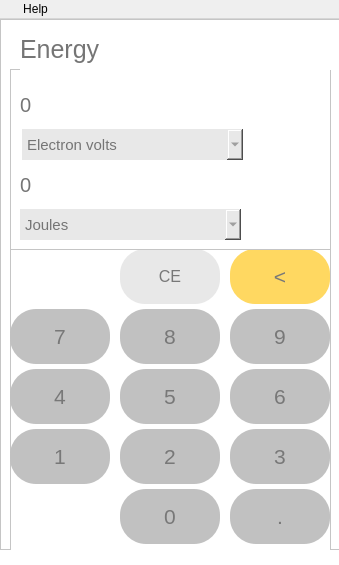
<?xml version="1.0" encoding="UTF-8"?>
<ui version="4.0">
 <class>MainWindow</class>
 <widget class="QMainWindow" name="MainWindow">
  <property name="geometry">
   <rect>
    <x>0</x>
    <y>0</y>
    <width>339</width>
    <height>565</height>
   </rect>
  </property>
  <property name="minimumSize">
   <size>
    <width>339</width>
    <height>565</height>
   </size>
  </property>
  <property name="maximumSize">
   <size>
    <width>339</width>
    <height>565</height>
   </size>
  </property>
  <property name="sizeIncrement">
   <size>
    <width>0</width>
    <height>1</height>
   </size>
  </property>
  <property name="windowTitle">
   <string>Calculator</string>
  </property>
  <property name="windowIcon">
   <iconset>
    <normaloff>../images/logo.png</normaloff>../images/logo.png</iconset>
  </property>
  <property name="toolTipDuration">
   <number>-1</number>
  </property>
  <property name="layoutDirection">
   <enum>Qt::LeftToRight</enum>
  </property>
  <property name="autoFillBackground">
   <bool>false</bool>
  </property>
  <property name="styleSheet">
   <string notr="true"/>
  </property>
  <widget class="QWidget" name="centralwidget">
   <property name="styleSheet">
    <string notr="true">background-color: rgb(255, 255, 255);</string>
   </property>
   <widget class="QFrame" name="frame">
    <property name="geometry">
     <rect>
      <x>0</x>
      <y>0</y>
      <width>341</width>
      <height>531</height>
     </rect>
    </property>
    <property name="styleSheet">
     <string notr="true"/>
    </property>
    <property name="frameShape">
     <enum>QFrame::StyledPanel</enum>
    </property>
    <property name="frameShadow">
     <enum>QFrame::Raised</enum>
    </property>
    <widget class="QFrame" name="frame_buttons">
     <property name="geometry">
      <rect>
       <x>10</x>
       <y>230</y>
       <width>321</width>
       <height>311</height>
      </rect>
     </property>
     <property name="styleSheet">
      <string notr="true"/>
     </property>
     <property name="frameShape">
      <enum>QFrame::StyledPanel</enum>
     </property>
     <property name="frameShadow">
      <enum>QFrame::Raised</enum>
     </property>
     <widget class="QPushButton" name="ener_point">
      <property name="geometry">
       <rect>
        <x>220</x>
        <y>240</y>
        <width>100</width>
        <height>55</height>
       </rect>
      </property>
      <property name="font">
       <font>
        <pointsize>16</pointsize>
       </font>
      </property>
      <property name="styleSheet">
       <string notr="true">color: rgb(120, 120, 120);
background-color: rgb(193, 193, 193);
border-radius: 26px;</string>
      </property>
      <property name="text">
       <string>.</string>
      </property>
     </widget>
     <widget class="QPushButton" name="ener_three">
      <property name="geometry">
       <rect>
        <x>220</x>
        <y>180</y>
        <width>100</width>
        <height>55</height>
       </rect>
      </property>
      <property name="font">
       <font>
        <pointsize>16</pointsize>
       </font>
      </property>
      <property name="styleSheet">
       <string notr="true">color: rgb(120, 120, 120);
background-color: rgb(193, 193, 193);
border-radius: 26px;</string>
      </property>
      <property name="text">
       <string>3</string>
      </property>
     </widget>
     <widget class="QPushButton" name="ener_zero">
      <property name="geometry">
       <rect>
        <x>110</x>
        <y>240</y>
        <width>100</width>
        <height>55</height>
       </rect>
      </property>
      <property name="font">
       <font>
        <pointsize>16</pointsize>
       </font>
      </property>
      <property name="styleSheet">
       <string notr="true">color: rgb(120, 120, 120);
background-color: rgb(193, 193, 193);
border-radius: 26px;</string>
      </property>
      <property name="text">
       <string>0</string>
      </property>
     </widget>
     <widget class="QPushButton" name="ener_two">
      <property name="geometry">
       <rect>
        <x>110</x>
        <y>180</y>
        <width>100</width>
        <height>55</height>
       </rect>
      </property>
      <property name="font">
       <font>
        <pointsize>16</pointsize>
       </font>
      </property>
      <property name="styleSheet">
       <string notr="true">color: rgb(120, 120, 120);
background-color: rgb(193, 193, 193);
border-radius: 26px;</string>
      </property>
      <property name="text">
       <string>2</string>
      </property>
     </widget>
     <widget class="QPushButton" name="ener_eight">
      <property name="geometry">
       <rect>
        <x>110</x>
        <y>60</y>
        <width>100</width>
        <height>55</height>
       </rect>
      </property>
      <property name="font">
       <font>
        <pointsize>16</pointsize>
       </font>
      </property>
      <property name="styleSheet">
       <string notr="true">color: rgb(120, 120, 120);
background-color: rgb(193, 193, 193);
border-radius: 26px;</string>
      </property>
      <property name="text">
       <string>8</string>
      </property>
     </widget>
     <widget class="QPushButton" name="ener_five">
      <property name="geometry">
       <rect>
        <x>110</x>
        <y>120</y>
        <width>100</width>
        <height>55</height>
       </rect>
      </property>
      <property name="font">
       <font>
        <pointsize>16</pointsize>
       </font>
      </property>
      <property name="styleSheet">
       <string notr="true">color: rgb(120, 120, 120);
background-color: rgb(193, 193, 193);
border-radius: 26px;</string>
      </property>
      <property name="text">
       <string>5</string>
      </property>
     </widget>
     <widget class="QPushButton" name="ener_seven">
      <property name="geometry">
       <rect>
        <x>0</x>
        <y>60</y>
        <width>100</width>
        <height>55</height>
       </rect>
      </property>
      <property name="font">
       <font>
        <pointsize>16</pointsize>
       </font>
      </property>
      <property name="styleSheet">
       <string notr="true">color: rgb(120, 120, 120);
background-color: rgb(193, 193, 193);
border-radius: 26px;</string>
      </property>
      <property name="text">
       <string>7</string>
      </property>
     </widget>
     <widget class="QPushButton" name="ener_six">
      <property name="geometry">
       <rect>
        <x>220</x>
        <y>120</y>
        <width>100</width>
        <height>55</height>
       </rect>
      </property>
      <property name="font">
       <font>
        <pointsize>16</pointsize>
       </font>
      </property>
      <property name="styleSheet">
       <string notr="true">color: rgb(120, 120, 120);
background-color: rgb(193, 193, 193);
border-radius: 26px;</string>
      </property>
      <property name="text">
       <string>6</string>
      </property>
     </widget>
     <widget class="QPushButton" name="ener_four">
      <property name="geometry">
       <rect>
        <x>0</x>
        <y>120</y>
        <width>100</width>
        <height>55</height>
       </rect>
      </property>
      <property name="font">
       <font>
        <pointsize>16</pointsize>
       </font>
      </property>
      <property name="styleSheet">
       <string notr="true">color: rgb(120, 120, 120);
background-color: rgb(193, 193, 193);
border-radius: 26px;</string>
      </property>
      <property name="text">
       <string>4</string>
      </property>
     </widget>
     <widget class="QPushButton" name="ener_nine">
      <property name="geometry">
       <rect>
        <x>220</x>
        <y>60</y>
        <width>100</width>
        <height>55</height>
       </rect>
      </property>
      <property name="font">
       <font>
        <pointsize>16</pointsize>
       </font>
      </property>
      <property name="styleSheet">
       <string notr="true">color: rgb(120, 120, 120);
background-color: rgb(193, 193, 193);
border-radius: 26px;</string>
      </property>
      <property name="text">
       <string>9</string>
      </property>
     </widget>
     <widget class="QPushButton" name="ener_one">
      <property name="geometry">
       <rect>
        <x>0</x>
        <y>180</y>
        <width>100</width>
        <height>55</height>
       </rect>
      </property>
      <property name="font">
       <font>
        <pointsize>16</pointsize>
       </font>
      </property>
      <property name="styleSheet">
       <string notr="true">color: rgb(120, 120, 120);
background-color: rgb(193, 193, 193);
border-radius: 26px;</string>
      </property>
      <property name="text">
       <string>1</string>
      </property>
     </widget>
     <widget class="QPushButton" name="ener_ce">
      <property name="geometry">
       <rect>
        <x>110</x>
        <y>0</y>
        <width>100</width>
        <height>55</height>
       </rect>
      </property>
      <property name="font">
       <font>
        <pointsize>12</pointsize>
       </font>
      </property>
      <property name="toolTip">
       <string>Clear</string>
      </property>
      <property name="styleSheet">
       <string notr="true">color: rgb(120, 120, 120);
background-color: rgb(232, 232, 232);
border-radius: 25px;</string>
      </property>
      <property name="text">
       <string>CE</string>
      </property>
     </widget>
     <widget class="QPushButton" name="ener_back">
      <property name="geometry">
       <rect>
        <x>220</x>
        <y>0</y>
        <width>100</width>
        <height>55</height>
       </rect>
      </property>
      <property name="font">
       <font>
        <pointsize>16</pointsize>
       </font>
      </property>
      <property name="toolTip">
       <string>Remove/Back</string>
      </property>
      <property name="styleSheet">
       <string notr="true">color: rgb(120, 120, 120);
border-radius: 25px;
background-color: rgb(255, 216, 97);
</string>
      </property>
      <property name="text">
       <string>&lt;</string>
      </property>
     </widget>
    </widget>
    <widget class="QFrame" name="frame_calculations_display">
     <property name="geometry">
      <rect>
       <x>10</x>
       <y>50</y>
       <width>321</width>
       <height>181</height>
      </rect>
     </property>
     <property name="styleSheet">
      <string notr="true"/>
     </property>
     <property name="frameShape">
      <enum>QFrame::StyledPanel</enum>
     </property>
     <property name="frameShadow">
      <enum>QFrame::Raised</enum>
     </property>
     <widget class="QLabel" name="ener_label_1">
      <property name="geometry">
       <rect>
        <x>10</x>
        <y>20</y>
        <width>141</width>
        <height>31</height>
       </rect>
      </property>
      <property name="font">
       <font>
        <pointsize>15</pointsize>
       </font>
      </property>
      <property name="styleSheet">
       <string notr="true">color: rgb(117, 117, 117);</string>
      </property>
      <property name="text">
       <string>0</string>
      </property>
     </widget>
     <widget class="QLabel" name="ener_label_2">
      <property name="geometry">
       <rect>
        <x>10</x>
        <y>100</y>
        <width>171</width>
        <height>31</height>
       </rect>
      </property>
      <property name="font">
       <font>
        <pointsize>15</pointsize>
       </font>
      </property>
      <property name="styleSheet">
       <string notr="true">color: rgb(117, 117, 117);</string>
      </property>
      <property name="text">
       <string>0</string>
      </property>
     </widget>
     <widget class="QComboBox" name="ener_comboBox_1">
      <property name="geometry">
       <rect>
        <x>12</x>
        <y>60</y>
        <width>221</width>
        <height>31</height>
       </rect>
      </property>
      <property name="font">
       <font>
        <pointsize>11</pointsize>
       </font>
      </property>
      <property name="styleSheet">
       <string notr="true">color: rgb(117, 117, 117);
border-radius: 50px;
background-color: rgb(232, 232, 232);
</string>
      </property>
      <item>
       <property name="text">
        <string>Electron volts</string>
       </property>
      </item>
      <item>
       <property name="text">
        <string>Joules</string>
       </property>
      </item>
      <item>
       <property name="text">
        <string>Kilojoules</string>
       </property>
      </item>
     </widget>
     <widget class="QComboBox" name="ener_comboBox_2">
      <property name="geometry">
       <rect>
        <x>10</x>
        <y>140</y>
        <width>221</width>
        <height>31</height>
       </rect>
      </property>
      <property name="font">
       <font>
        <pointsize>11</pointsize>
       </font>
      </property>
      <property name="styleSheet">
       <string notr="true">color: rgb(117, 117, 117);
border-radius: 50px;
background-color: rgb(232, 232, 232);
</string>
      </property>
      <property name="currentIndex">
       <number>1</number>
      </property>
      <item>
       <property name="text">
        <string>Electron volts</string>
       </property>
      </item>
      <item>
       <property name="text">
        <string>Joules</string>
       </property>
      </item>
      <item>
       <property name="text">
        <string>Kilojoules</string>
       </property>
      </item>
     </widget>
    </widget>
    <widget class="QLabel" name="label">
     <property name="geometry">
      <rect>
       <x>20</x>
       <y>10</y>
       <width>311</width>
       <height>41</height>
      </rect>
     </property>
     <property name="font">
      <font>
       <pointsize>19</pointsize>
      </font>
     </property>
     <property name="styleSheet">
      <string notr="true">color: rgb(117, 117, 117);</string>
     </property>
     <property name="text">
      <string>Energy</string>
     </property>
    </widget>
   </widget>
  </widget>
  <widget class="QMenuBar" name="menuBar">
   <property name="geometry">
    <rect>
     <x>0</x>
     <y>0</y>
     <width>339</width>
     <height>26</height>
    </rect>
   </property>
   <widget class="QMenu" name="menuOption">
    <property name="styleSheet">
     <string notr="true"/>
    </property>
    <property name="title">
     <string/>
    </property>
    <property name="icon">
     <iconset>
      <normaloff>../images/text.png</normaloff>../images/text.png</iconset>
    </property>
    <widget class="QMenu" name="menuCalculator">
     <property name="title">
      <string>Calculator</string>
     </property>
     <property name="icon">
      <iconset>
       <normaloff>../images/calculator(3).png</normaloff>../images/calculator(3).png</iconset>
     </property>
     <addaction name="actionStandard"/>
     <addaction name="actionScientific"/>
     <addaction name="actionProgrammer"/>
     <addaction name="actionDate_Calculation"/>
    </widget>
    <widget class="QMenu" name="menuConverter">
     <property name="title">
      <string>Converter</string>
     </property>
     <property name="icon">
      <iconset>
       <normaloff>../images/recycle.png</normaloff>../images/recycle.png</iconset>
     </property>
     <addaction name="actionVolume"/>
     <addaction name="actionLength"/>
     <addaction name="actionWeight_and_Mass"/>
     <addaction name="actionTemperature"/>
     <addaction name="actionEnergy"/>
     <addaction name="actionArea"/>
     <addaction name="actionSpeed"/>
     <addaction name="actionTime"/>
     <addaction name="actionPower"/>
     <addaction name="actionData"/>
     <addaction name="actionPressure"/>
     <addaction name="actionAngle"/>
    </widget>
    <addaction name="menuCalculator"/>
    <addaction name="menuConverter"/>
    <addaction name="separator"/>
    <addaction name="actionExit"/>
   </widget>
   <widget class="QMenu" name="menuHelp">
    <property name="title">
     <string>Help</string>
    </property>
   </widget>
   <addaction name="menuOption"/>
   <addaction name="menuHelp"/>
  </widget>
  <action name="actionDark">
   <property name="text">
    <string>Dark</string>
   </property>
  </action>
  <action name="actionLight">
   <property name="text">
    <string>Light</string>
   </property>
  </action>
  <action name="actionSetting">
   <property name="text">
    <string>Setting</string>
   </property>
  </action>
  <action name="actionExit">
   <property name="icon">
    <iconset>
     <normaloff>../images/logout.png</normaloff>../images/logout.png</iconset>
   </property>
   <property name="text">
    <string>Exit</string>
   </property>
  </action>
  <action name="actionStandard">
   <property name="icon">
    <iconset>
     <normaloff>../images/calculator.png</normaloff>../images/calculator.png</iconset>
   </property>
   <property name="text">
    <string>Standard</string>
   </property>
  </action>
  <action name="actionScientific">
   <property name="icon">
    <iconset>
     <normaloff>../images/microscope.png</normaloff>../images/microscope.png</iconset>
   </property>
   <property name="text">
    <string>Scientific</string>
   </property>
  </action>
  <action name="actionProgrammer">
   <property name="icon">
    <iconset>
     <normaloff>../images/code.png</normaloff>../images/code.png</iconset>
   </property>
   <property name="text">
    <string>Programmer</string>
   </property>
  </action>
  <action name="actionDate_Calculation">
   <property name="icon">
    <iconset>
     <normaloff>../images/calendar.png</normaloff>../images/calendar.png</iconset>
   </property>
   <property name="text">
    <string>Date Calculation</string>
   </property>
  </action>
  <action name="actionCurrency">
   <property name="icon">
    <iconset>
     <normaloff>../images/money.png</normaloff>../images/money.png</iconset>
   </property>
   <property name="text">
    <string>Currency</string>
   </property>
  </action>
  <action name="actionVolume">
   <property name="icon">
    <iconset>
     <normaloff>../images/shapes.png</normaloff>../images/shapes.png</iconset>
   </property>
   <property name="text">
    <string>Volume</string>
   </property>
  </action>
  <action name="actionLength">
   <property name="icon">
    <iconset>
     <normaloff>../images/ruler.png</normaloff>../images/ruler.png</iconset>
   </property>
   <property name="text">
    <string>Length</string>
   </property>
  </action>
  <action name="actionWeight_and_Mass">
   <property name="icon">
    <iconset>
     <normaloff>../images/weighing-scale.png</normaloff>../images/weighing-scale.png</iconset>
   </property>
   <property name="text">
    <string>Weight and Mass</string>
   </property>
  </action>
  <action name="actionTemperature">
   <property name="icon">
    <iconset>
     <normaloff>../images/temperature.png</normaloff>../images/temperature.png</iconset>
   </property>
   <property name="text">
    <string>Temperature</string>
   </property>
  </action>
  <action name="actionEnergy">
   <property name="icon">
    <iconset>
     <normaloff>../images/fire.png</normaloff>../images/fire.png</iconset>
   </property>
   <property name="text">
    <string>Energy</string>
   </property>
  </action>
  <action name="actionArea">
   <property name="icon">
    <iconset>
     <normaloff>../images/area.png</normaloff>../images/area.png</iconset>
   </property>
   <property name="text">
    <string>Area</string>
   </property>
  </action>
  <action name="actionSpeed">
   <property name="icon">
    <iconset>
     <normaloff>../images/fast.png</normaloff>../images/fast.png</iconset>
   </property>
   <property name="text">
    <string>Speed</string>
   </property>
  </action>
  <action name="actionTime">
   <property name="icon">
    <iconset>
     <normaloff>../images/clock.png</normaloff>../images/clock.png</iconset>
   </property>
   <property name="text">
    <string>Time</string>
   </property>
  </action>
  <action name="actionPower">
   <property name="icon">
    <iconset>
     <normaloff>../images/energy.png</normaloff>../images/energy.png</iconset>
   </property>
   <property name="text">
    <string>Power</string>
   </property>
  </action>
  <action name="actionData">
   <property name="icon">
    <iconset>
     <normaloff>../images/statistics.png</normaloff>../images/statistics.png</iconset>
   </property>
   <property name="text">
    <string>Data</string>
   </property>
  </action>
  <action name="actionPressure">
   <property name="icon">
    <iconset>
     <normaloff>../images/indicator.png</normaloff>../images/indicator.png</iconset>
   </property>
   <property name="text">
    <string>Pressure</string>
   </property>
  </action>
  <action name="actionAngle">
   <property name="icon">
    <iconset>
     <normaloff>../images/angle.png</normaloff>../images/angle.png</iconset>
   </property>
   <property name="text">
    <string>Angle</string>
   </property>
  </action>
  <action name="actionHelp">
   <property name="text">
    <string>Help</string>
   </property>
  </action>
  <action name="actionDark_">
   <property name="text">
    <string>Dark</string>
   </property>
  </action>
  <action name="actionLight_">
   <property name="text">
    <string>Light</string>
   </property>
  </action>
 </widget>
 <resources/>
 <connections/>
</ui>
